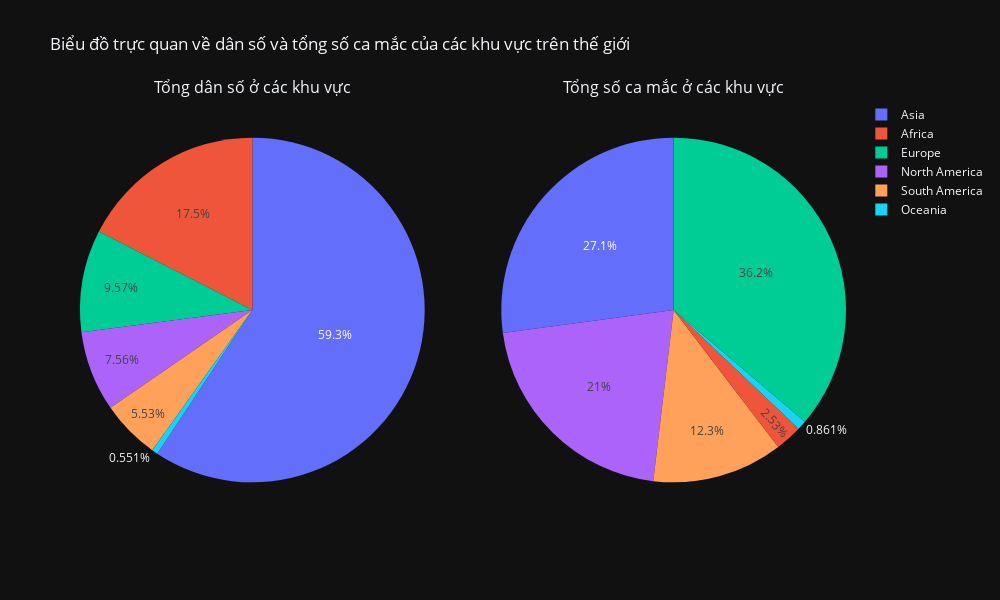

Write notebook code for a chart like this one.
### Code cell
plot_sub_pies(covid_continent, "Population", "TotalCases","Biểu đồ trực quan về dân số và tổng số ca mắc của các khu vực trên thế giới")

### Figure 1 — Plotly figure (JSON) as saved in the notebook; plotly's stock layout.template omitted (floating-point values rounded to 4 significant figures)
{"data": [{"domain": {"x": [0, 0.45], "y": [0, 1]}, "labels": ["Africa", "Asia", "Europe", "North America", "Oceania", "South America"], "type": "pie", "values": [1371693397, 4652616087, 750671838, 592834824, 43202462, 433953687]}, {"domain": {"x": [0.55, 1], "y": [0, 1]}, "labels": ["Africa", "Asia", "Europe", "North America", "Oceania", "South America"], "type": "pie", "values": [11272358, 120758420, 161250675, 93398426, 3831683, 54622339]}], "layout": {"annotations": [{"font": {"size": 16}, "showarrow": false, "text": "Tổng dân số ở các khu vực", "x": 0.225, "xanchor": "center", "xref": "paper", "y": 1, "yanchor": "bottom", "yref": "paper"}, {"font": {"size": 16}, "showarrow": false, "text": "Tổng số ca mắc ở các khu vực", "x": 0.775, "xanchor": "center", "xref": "paper", "y": 1, "yanchor": "bottom", "yref": "paper"}], "height": 600, "title": {"text": "Biểu đồ trực quan về dân số và tổng số ca mắc của các khu vực trên thế giới"}, "width": 1000}}
